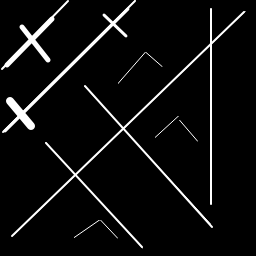
#> input picture catkin_ws/src/students/scripts/TestCorners.png, 256 x 256 px
$ python practice04.py   (older library calls are emulated)
#> lines starting #> are read from the running program, lines starting #| are printed output that depends on the picture; after the words box and inside, x2 and y2 are one past the last pixel; in counts of white or black regions, pixels touching at a corner belong together
import cv2
import numpy
import math

# Función para convolucionar una matriz con un kernel
def convolve2d(A, kernel):
    return cv2.convertScaleAbs(cv2.filter2D(A, cv2.CV_32F, kernel))


# Función para obtener el kernel de la función Gaussiana
def get_gaussian_kernel(k, sigma):
#> called with k = 5, sigma = 1
    k = k // 2
    H = numpy.zeros((2 * k + 1, 2 * k + 1))
    r, c = H.shape
    for i in range(r):
        for j in range(c):
            H[i, j] = 1.0 / (2 * math.pi * sigma * sigma) * math.exp(-((i - k) ** 2 + (j - k) ** 2) / (2 * sigma * sigma))
    H /= numpy.sum(H)
    return H


# Funciones para obtener el gradiente de la imagen usando los operadores de Sobel
# [106 lines left out: functions get_sobel_x_gradient, get_sobel_y_gradient, get_magnitude_and_angle, non_max_suppression, doble_Umbral, umbral_config and 2 more, not called in this run]

# Funciones para aplicar el detector de esquinas de Harris
def convolve2dh(A, kernel):
    return cv2.filter2D(A, cv2.CV_32F, kernel)


def get_sobel_x(A):
    Gx = numpy.asarray([[-1.0, 0.0, 1.0], [-2.0, 0.0, 2.0], [-1.0, 0.0, 1.0]], numpy.float32)
    return convolve2dh(A, Gx)


def get_sobel_y(A):
    Gy = numpy.asarray([[-1.0, -2.0, -1], [0.0, 0.0, 0.0], [1.0, 2.0, 1.0]], numpy.float32)
    return convolve2dh(A, Gy)


def second_moment_matrix(A, W_size):
    w = W_size // 2
    Gx = get_sobel_x(A)
    Gy = get_sobel_y(A)

    r, c = A.shape
    M = numpy.zeros((r, c, 4))
    M = numpy.float32(M)

    for i in range(w, r - w):
        for j in range(w, c - w):
            for k1 in range(i - w, i + w + 1):
                for k2 in range(j - w, j + w + 1):
                    M[i, j, 0] += Gx[k1, k2] ** 2
                    M[i, j, 1] += Gx[k1, k2] * Gy[k1, k2]
                    M[i, j, 2] += Gx[k1, k2] * Gy[k1, k2]
                    M[i, j, 3] += Gy[k1, k2] ** 2
    return M


def eigenvalues(M):
    r, cc, e = M.shape
    lambdaa = numpy.zeros((r, cc, 2))
    lambdaa = numpy.float32(lambdaa)
    b = 0.00
    c = 0.00
    b = numpy.float32(b)
    c = numpy.float32(c)

    for i in range(0, r):
        for j in range(0, cc):
            m = M[i, j]
            b = -m[0] - m[3]
            c = (m[0] * m[3]) + (m[1] * m[2])
            lambdaa[i, j, 0] = (-b + numpy.sqrt(b ** 2 - 4 * c)) / 2
            lambdaa[i, j, 1] = (-b - numpy.sqrt(b ** 2 - 4 * c)) / 2
    return lambdaa


def Harris_response(lambdaa, k):
    r, c, e = lambdaa.shape
    R = numpy.zeros((r, c))
    R = numpy.float32(R)
    for i in range(0, r):
        for j in range(0, c):
            l1 = lambdaa[i, j, 0]
            l2 = lambdaa[i, j, 1]
            R[i, j] = l1 * l2 - k * (l1 + l2) ** 2
    return R


def suppress_non_maxima_harris(R, W_size):
    w = W_size // 2
    r, c = R.shape
    H = numpy.zeros(R.shape)
    for i in range(0, r):
        for j in range(0, c):
            if R[i, j] < 0.5:
                continue
            max_v = -999999
            max_v = numpy.float32(max_v)
            for k1 in range(i - w, i + w + 1):
                for k2 in range(j - w, j + w + 1):
                    if k1 >= 0 and k1 < r and k2 >= 0 and k2 < c:
                        if R[k1, k2] > max_v:
                            max_v = R[k1, k2]
            if max_v == R[i, j]:
                H[i, j] = 255
            else:
                H[i, j] = 0
    return H


def corners_harris(A, W_size, k):
    M = second_moment_matrix(A, W_size)
    lambdaa = eigenvalues(M)
    R = Harris_response(lambdaa, k)
    H = suppress_non_maxima_harris(R, W_size)
    corner = cv2.findNonZero(H)
    return corner


# [4 lines left out: function draw_corners, not called in this run]


def draw_cornersG(img, corners):
    for i in range(len(corners)):
        cv2.circle(img, tuple(corners[i][0]), 4, (0, 0, 255), -1)
    return img

# Función de callback para la trackbar
def change_window_size(value):
    global window_size
    window_size = value

def main():
  # Creación de ventana y trackbar para modificar el tamaño de la ventana de Harris
    cv2.namedWindow("Configuracion")
    cv2.createTrackbar("Tamaño de ventana", "Configuracion", window_size, 15, change_window_size)

    cap = cv2.VideoCapture(0)
    kernel = get_gaussian_kernel(5, 1)
    Umin = 5
    Umax = 255
    scale_percent = 30
    aux1 = 0
    Prueba = cv2.imread("TestCorners.png")
#> Prueba is the input picture: shape (256, 256, 3); min 0, max 255, mean 13.4
    PruebaCopy = Prueba.copy()
    Pruebaceros = numpy.zeros(Prueba.shape)

    while cap.isOpened():
        ret, frame = cap.read()
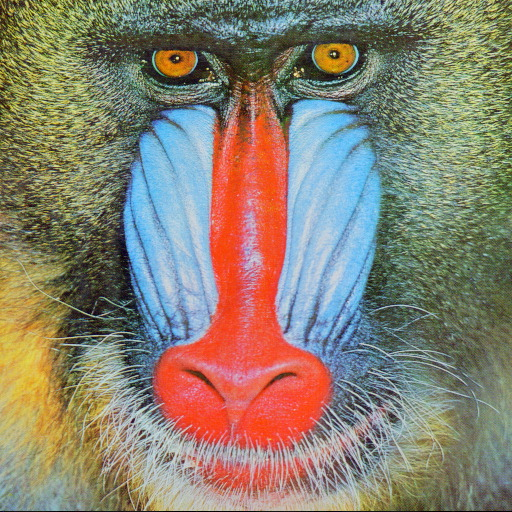
#> input picture catkin_ws/src/students/scripts/baboon.jpg, 512 x 512 px, given in place of the camera
#> frame is the input picture: shape (512, 512, 3); mean B, G, R 112.9, 129.1, 137.1
        if not ret:
            print("Can't receive frame (stream end?). Exiting ...")
            break

        if aux1 == 0:
            width = int(frame.shape[1] * scale_percent / 100)
#> width = 153
            height = int(frame.shape[0] * scale_percent / 100)
#> height = 153
            dsize = (width, height)
#> dsize = (153, 153)
            aux1 = 7
        output = cv2.resize(frame, dsize)
        output = cv2.cvtColor(output, cv2.COLOR_BGR2GRAY)
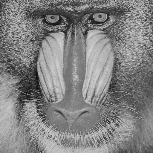
#> output: shape (153, 153); min 9, max 213, mean 129.7

        if aux1 == 7:
            img = cv2.cvtColor(PruebaCopy, cv2.COLOR_BGR2GRAY)
            img = numpy.float32(img)
            img = img / 255.0
            corner = corners_harris(img, window_size, 50 / 1000.0)
#> in convolve2dh (call 2), `return cv2.filter2D(A, cv2.CV_32F, kernel)`:
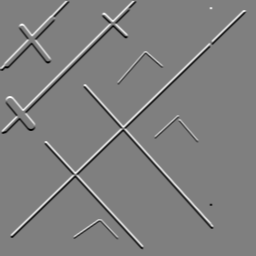
#> returned value: shape (256, 256) float32; min -4, max 4, mean -0.000548; drawn with min black and max white
#> after the loop in second_moment_matrix, `for i in range(w, r - w):`:
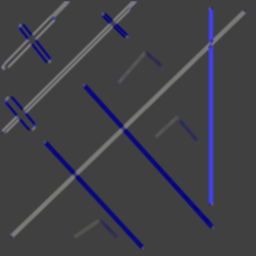
#> M: shape (256, 256, 4) float32; mean of channels 0, 1, 2, 3 5.2, 0.6, 0.6, 3.3; drawn with min black and max white
#> after the loop in Harris_response, `for i in range(0, r):`:
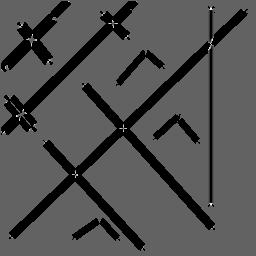
#> R: shape (256, 256) float32; 16.53% of the values are NaN or infinite; the others: min -1036.8, max 1651.2, mean -7.98; drawn with min black, max white, NaN and infinite black
#> after the loop in suppress_non_maxima_harris, `for i in range(0, r):`:
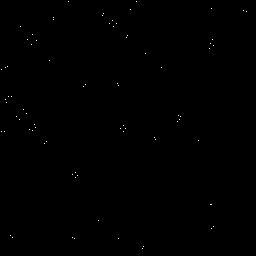
#> H: shape (256, 256) float64; 0.12% white in thin lines or dots
#> in corners_harris, `corner = cv2.findNonZero(H)`: corner = contour of 78 points, box (x1, y1, x2, y2) (1, 1, 247, 249), area 1316
            H = draw_cornersG(Prueba, corner)
#> the loop in draw_cornersG, `for i in range(len(corners)):` made 78 passes
#> after the loop in draw_cornersG, `for i in range(len(corners)):`:
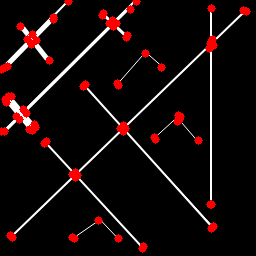
#> img: shape (256, 256, 3); mean B, G, R 10.5, 10.5, 21.2
            cv2.imshow("Prueba Harris", H)
        elif aux1 >= 8:
            cv2.imshow("Video", output)
            filtered = convolve2d(output, kernel)
            G = Canny_config(filtered, 10, 255)
            cv2.imshow("Canny", G)

            Gp = G.copy()
            img_1 = cv2.cvtColor(G, cv2.COLOR_GRAY2BGR)
            img = numpy.float32(Gp)
            corner = corners_harris(img, window_size, 246 / 1000.0)
            H = draw_corners(img_1, corner)
            cv2.imshow("Sol Harris", H)

        else:
            cv2.imshow("Video", output)

        if aux1 <= 8:
            aux1 += 1

        if cv2.waitKey(10) & 0xFF == 27:
#> (key Esc is pressed here)
            break
    cap.release()
    cv2.destroyAllWindows()


if __name__ == '__main__':
    window_size = 3
    main()
